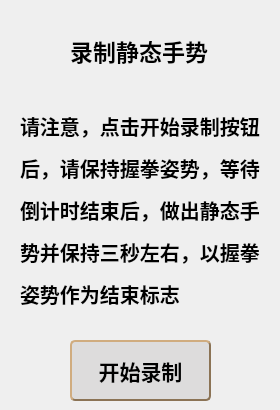
            <widget class="QWidget" name="page_6">
             <widget class="QLabel" name="label_18">
              <property name="geometry">
               <rect>
                <x>70</x>
                <y>30</y>
                <width>171</width>
                <height>41</height>
               </rect>
              </property>
              <property name="styleSheet">
               <string notr="true">font: bold 23px;
color:rgb(0, 0, 0)</string>
              </property>
              <property name="text">
               <string>录制静态手势</string>
              </property>
             </widget>
             <widget class="QLabel" name="label_22">
              <property name="geometry">
               <rect>
                <x>20</x>
                <y>110</y>
                <width>251</width>
                <height>201</height>
               </rect>
              </property>
              <property name="styleSheet">
               <string notr="true">font: bold 20px;
color:rgb(0, 0, 0)</string>
              </property>
              <property name="text">
               <string>&lt;html&gt;&lt;head/&gt;&lt;body&gt;&lt;p&gt;请注意，点击开始录制按钮&lt;/p&gt;&lt;p&gt;后，请保持握拳姿势，等待&lt;/p&gt;&lt;p&gt;倒计时结束后，做出静态手&lt;/p&gt;&lt;p&gt;势并保持三秒左右，以握拳&lt;/p&gt;&lt;p&gt;姿势作为结束标志&lt;/p&gt;&lt;/body&gt;&lt;/html&gt;</string>
              </property>
             </widget>
             <widget class="QPushButton" name="pushButton">
              <property name="geometry">
               <rect>
                <x>70</x>
                <y>340</y>
                <width>141</width>
                <height>61</height>
               </rect>
              </property>
              <property name="styleSheet">
               <string notr="true">QPushButton
{
	background-color: rgb(221, 220, 220); /*背景色*/ 
	border-style: outset;
	border-width: 2px;
	border-radius:5px; /*边界圆滑*/
	border-color: #8B7355;
	font: bold 21px;
	min-width:2em;
	color:black; /*字体颜色*/
    height:35px;
	padding: 5px;
}
 
QPushButton:hover
{
	background-color: rgb(172, 171, 170);
}
 
QPushButton:pressed
{
	background-color: rgb(161, 158, 160); /*伪状态经过时背景色*/ 
	border-style: inset;
}
QPushButton:!enabled{
	background-color: rgb(161, 158, 160);
	border-style: inset;
}</string>
              </property>
              <property name="text">
               <string>开始录制</string>
              </property>
             </widget>
            </widget>
